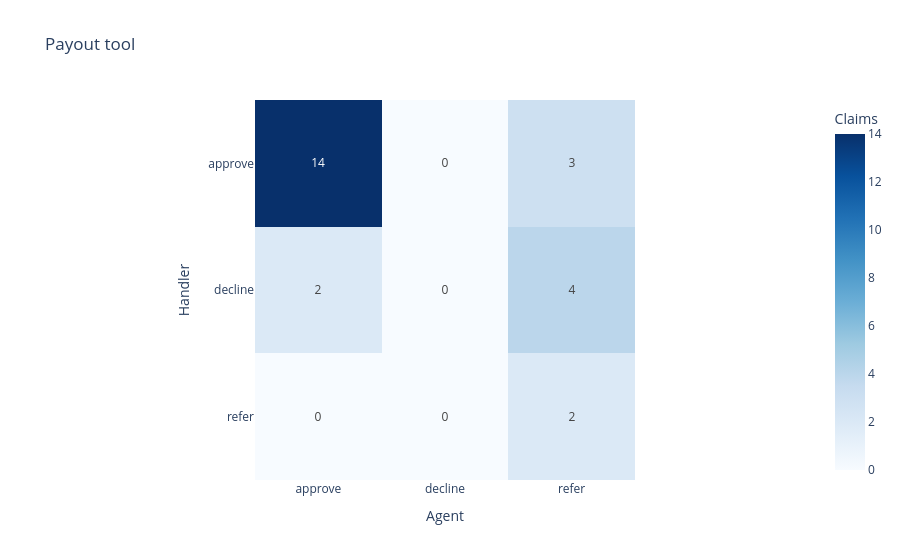

The notebook cell this image was saved under:
### Code cell
payout_table = pd.concat(payout_tables, ignore_index=True)
show_confusion_matrix(payout_table, "Payout tool")

### Figure 1 — Plotly figure (JSON) as saved in the notebook; plotly's stock layout.template omitted (floating-point values rounded to 4 significant figures)
{"data": [{"coloraxis": "coloraxis", "hovertemplate": "Agent: %{x}<br>Handler: %{y}<br>Claims: %{z}<extra></extra>", "name": "0", "texttemplate": "%{z}", "type": "heatmap", "x": ["approve", "decline", "refer"], "xaxis": "x", "y": ["approve", "decline", "refer"], "yaxis": "y", "z": [[14, 0, 3], [2, 0, 4], [0, 0, 2]]}], "layout": {"coloraxis": {"autocolorscale": false, "colorbar": {"title": {"text": "Claims"}}, "colorscale": [[0, "rgb(247,251,255)"], [0.125, "rgb(222,235,247)"], [0.25, "rgb(198,219,239)"], [0.375, "rgb(158,202,225)"], [0.5, "rgb(107,174,214)"], [0.625, "rgb(66,146,198)"], [0.75, "rgb(33,113,181)"], [0.875, "rgb(8,81,156)"], [1, "rgb(8,48,107)"]]}, "title": {"text": "Payout tool"}, "xaxis": {"anchor": "y", "constrain": "domain", "domain": [0, 1], "scaleanchor": "y", "title": {"text": "Agent"}}, "yaxis": {"anchor": "x", "autorange": "reversed", "constrain": "domain", "domain": [0, 1], "title": {"text": "Handler"}}}}
